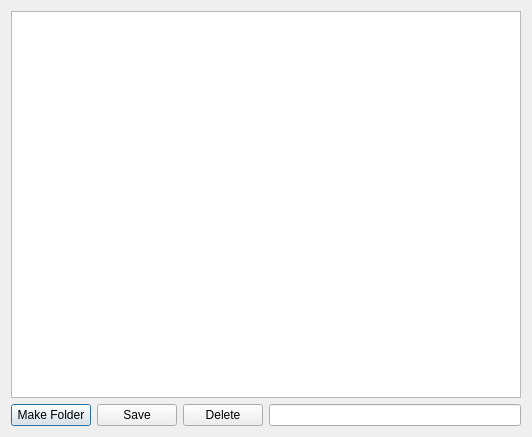
<?xml version="1.0" encoding="UTF-8"?>
<ui version="4.0">
 <class>DirModelSave</class>
 <widget class="QDialog" name="DirModelSave">
  <property name="geometry">
   <rect>
    <x>0</x>
    <y>0</y>
    <width>532</width>
    <height>437</height>
   </rect>
  </property>
  <property name="windowTitle">
   <string>Dialog</string>
  </property>
  <layout class="QVBoxLayout" name="verticalLayout">
   <item>
    <widget class="QTreeView" name="treeView"/>
   </item>
   <item>
    <layout class="QHBoxLayout" name="horizontalLayout">
     <item>
      <widget class="QPushButton" name="pushButton">
       <property name="text">
        <string>Make Folder</string>
       </property>
      </widget>
     </item>
     <item>
      <widget class="QPushButton" name="pushButton_2">
       <property name="text">
        <string>Save</string>
       </property>
      </widget>
     </item>
     <item>
      <widget class="QPushButton" name="pushButton_3">
       <property name="text">
        <string>Delete</string>
       </property>
      </widget>
     </item>
     <item>
      <widget class="QLineEdit" name="lineEdit"/>
     </item>
    </layout>
   </item>
  </layout>
 </widget>
 <resources/>
 <connections/>
</ui>
